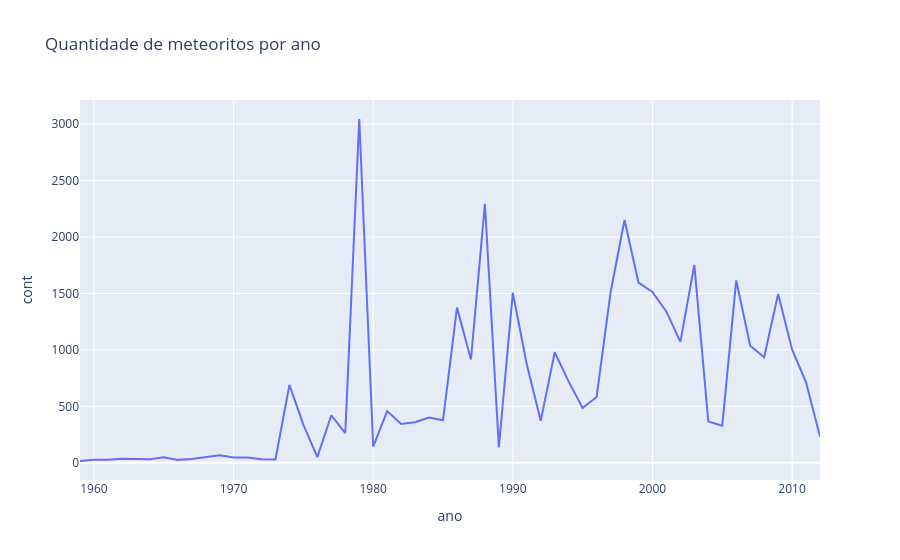

The notebook cell saved with this chart:
### Markdown cell above
#### Gráfico de linhas

### Code cell
met_year = meteoritos['year'].value_counts() # uma variavel que tem como ID os anos; uso do value_counts para fazer a contagem de meteoritos por ano
met_year = pd.DataFrame({'ano': met_year.index, 'cont': met_year.values}).sort_values(by='ano')
px.line(met_year, x='ano', y='cont', title='Quantidade de meteoritos por ano')

### Figure 1 — Plotly figure (JSON) as saved in the notebook; plotly's stock layout.template omitted (floating-point values rounded to 4 significant figures)
{"data": [{"hovertemplate": "ano=%{x}<br>cont=%{y}<extra></extra>", "legendgroup": "", "line": {"color": "#636efa", "dash": "solid"}, "marker": {"symbol": "circle"}, "mode": "lines", "name": "", "orientation": "v", "showlegend": false, "type": "scatter", "x": [1959.0, 1960.0, 1961.0, 1962.0, 1963.0, 1964.0, 1965.0, 1966.0, 1967.0, 1968.0, 1969.0, 1970.0, 1971.0, 1972.0, 1973.0, 1974.0, 1975.0, 1976.0, 1977.0, 1978.0, 1979.0, 1980.0, 1981.0, 1982.0, 1983.0, 1984.0, 1985.0, 1986.0, 1987.0, 1988.0, 1989.0, 1990.0, 1991.0, 1992.0, 1993.0, 1994.0, 1995.0, 1996.0, 1997.0, 1998.0, 1999.0, 2000.0, 2001.0, 2002.0, 2003.0, 2004.0, 2005.0, 2006.0, 2007.0, 2008.0, 2009.0, 2010.0, 2011.0, 2012.0], "xaxis": "x", "y": [16, 28, 27, 36, 34, 32, 49, 26, 34, 52, 67, 46, 48, 31, 30, 691, 336, 51, 421, 262, 3046, 144, 458, 344, 360, 402, 377, 1375, 915, 2295, 136, 1507, 871, 372, 979, 719, 486, 583, 1510, 2151, 1596, 1513, 1339, 1071, 1754, 366, 328, 1616, 1038, 936, 1496, 1005, 713, 234], "yaxis": "y"}], "layout": {"legend": {"tracegroupgap": 0}, "title": {"text": "Quantidade de meteoritos por ano"}, "xaxis": {"anchor": "y", "domain": [0, 1], "title": {"text": "ano"}}, "yaxis": {"anchor": "x", "domain": [0, 1], "title": {"text": "cont"}}}}
